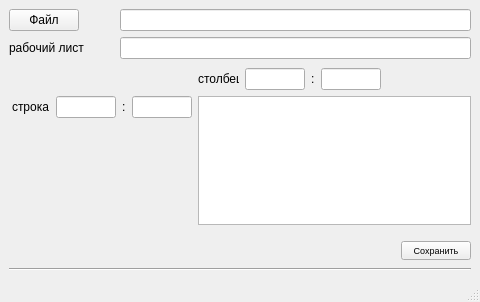
<?xml version="1.0" encoding="UTF-8"?>
<ui version="4.0">
 <class>MainWindow</class>
 <widget class="QMainWindow" name="MainWindow">
  <property name="geometry">
   <rect>
    <x>0</x>
    <y>0</y>
    <width>480</width>
    <height>302</height>
   </rect>
  </property>
  <property name="windowTitle">
   <string>Excel Editor</string>
  </property>
  <property name="windowIcon">
   <iconset>
    <normaloff>../../../../.designer/backup/resources/owl_logo.ico</normaloff>../../../../.designer/backup/resources/owl_logo.ico</iconset>
  </property>
  <property name="toolTipDuration">
   <number>-4</number>
  </property>
  <property name="styleSheet">
   <string notr="true">
QPushButton {
	font-weight: bold;
	padding: .375rem 1rem;
	@include transition (all 0.4s ease-in-out);
}

QPushButton:active {
	position:relative;
	top:1px;
}
</string>
  </property>
  <property name="iconSize">
   <size>
    <width>24</width>
    <height>23</height>
   </size>
  </property>
  <widget class="QWidget" name="centralwidget">
   <property name="layoutDirection">
    <enum>Qt::LeftToRight</enum>
   </property>
   <layout class="QVBoxLayout" name="verticalLayout">
    <item>
     <layout class="QHBoxLayout" name="horizontalLayout">
      <item>
       <widget class="QPushButton" name="pushButton_file">
        <property name="maximumSize">
         <size>
          <width>70</width>
          <height>16777215</height>
         </size>
        </property>
        <property name="text">
         <string>Файл</string>
        </property>
       </widget>
      </item>
      <item>
       <spacer name="horizontalSpacer">
        <property name="orientation">
         <enum>Qt::Horizontal</enum>
        </property>
        <property name="sizeType">
         <enum>QSizePolicy::Fixed</enum>
        </property>
        <property name="sizeHint" stdset="0">
         <size>
          <width>35</width>
          <height>20</height>
         </size>
        </property>
       </spacer>
      </item>
      <item>
       <widget class="QLineEdit" name="lineEdit_file">
        <property name="sizePolicy">
         <sizepolicy hsizetype="Expanding" vsizetype="Fixed">
          <horstretch>0</horstretch>
          <verstretch>0</verstretch>
         </sizepolicy>
        </property>
        <property name="sizeIncrement">
         <size>
          <width>0</width>
          <height>0</height>
         </size>
        </property>
       </widget>
      </item>
     </layout>
    </item>
    <item>
     <layout class="QHBoxLayout" name="horizontalLayout_2">
      <property name="leftMargin">
       <number>0</number>
      </property>
      <item>
       <widget class="QLabel" name="label">
        <property name="sizePolicy">
         <sizepolicy hsizetype="Preferred" vsizetype="Preferred">
          <horstretch>0</horstretch>
          <verstretch>0</verstretch>
         </sizepolicy>
        </property>
        <property name="minimumSize">
         <size>
          <width>100</width>
          <height>20</height>
         </size>
        </property>
        <property name="maximumSize">
         <size>
          <width>100</width>
          <height>20</height>
         </size>
        </property>
        <property name="sizeIncrement">
         <size>
          <width>0</width>
          <height>0</height>
         </size>
        </property>
        <property name="baseSize">
         <size>
          <width>100</width>
          <height>20</height>
         </size>
        </property>
        <property name="tabletTracking">
         <bool>true</bool>
        </property>
        <property name="contextMenuPolicy">
         <enum>Qt::ActionsContextMenu</enum>
        </property>
        <property name="toolTip">
         <string/>
        </property>
        <property name="toolTipDuration">
         <number>0</number>
        </property>
        <property name="autoFillBackground">
         <bool>false</bool>
        </property>
        <property name="midLineWidth">
         <number>5</number>
        </property>
        <property name="text">
         <string>рабочий лист</string>
        </property>
        <property name="textFormat">
         <enum>Qt::PlainText</enum>
        </property>
        <property name="margin">
         <number>2</number>
        </property>
        <property name="buddy">
         <cstring></cstring>
        </property>
       </widget>
      </item>
      <item>
       <spacer name="horizontalSpacer_2">
        <property name="orientation">
         <enum>Qt::Horizontal</enum>
        </property>
        <property name="sizeType">
         <enum>QSizePolicy::Fixed</enum>
        </property>
        <property name="sizeHint" stdset="0">
         <size>
          <width>5</width>
          <height>20</height>
         </size>
        </property>
       </spacer>
      </item>
      <item>
       <widget class="QLineEdit" name="lineEdit_worksheet">
        <property name="sizePolicy">
         <sizepolicy hsizetype="Expanding" vsizetype="Fixed">
          <horstretch>0</horstretch>
          <verstretch>0</verstretch>
         </sizepolicy>
        </property>
        <property name="palette">
         <palette>
          <active>
           <colorrole role="WindowText">
            <brush brushstyle="SolidPattern">
             <color alpha="255">
              <red>0</red>
              <green>0</green>
              <blue>0</blue>
             </color>
            </brush>
           </colorrole>
           <colorrole role="Dark">
            <brush brushstyle="SolidPattern">
             <color alpha="255">
              <red>255</red>
              <green>255</green>
              <blue>127</blue>
             </color>
            </brush>
           </colorrole>
           <colorrole role="Text">
            <brush brushstyle="SolidPattern">
             <color alpha="255">
              <red>0</red>
              <green>0</green>
              <blue>0</blue>
             </color>
            </brush>
           </colorrole>
           <colorrole role="ButtonText">
            <brush brushstyle="SolidPattern">
             <color alpha="255">
              <red>0</red>
              <green>0</green>
              <blue>0</blue>
             </color>
            </brush>
           </colorrole>
           <colorrole role="PlaceholderText">
            <brush brushstyle="SolidPattern">
             <color alpha="128">
              <red>0</red>
              <green>0</green>
              <blue>0</blue>
             </color>
            </brush>
           </colorrole>
          </active>
          <inactive>
           <colorrole role="WindowText">
            <brush brushstyle="SolidPattern">
             <color alpha="255">
              <red>0</red>
              <green>0</green>
              <blue>0</blue>
             </color>
            </brush>
           </colorrole>
           <colorrole role="Dark">
            <brush brushstyle="SolidPattern">
             <color alpha="255">
              <red>255</red>
              <green>255</green>
              <blue>127</blue>
             </color>
            </brush>
           </colorrole>
           <colorrole role="Text">
            <brush brushstyle="SolidPattern">
             <color alpha="255">
              <red>0</red>
              <green>0</green>
              <blue>0</blue>
             </color>
            </brush>
           </colorrole>
           <colorrole role="ButtonText">
            <brush brushstyle="SolidPattern">
             <color alpha="255">
              <red>0</red>
              <green>0</green>
              <blue>0</blue>
             </color>
            </brush>
           </colorrole>
           <colorrole role="PlaceholderText">
            <brush brushstyle="SolidPattern">
             <color alpha="128">
              <red>0</red>
              <green>0</green>
              <blue>0</blue>
             </color>
            </brush>
           </colorrole>
          </inactive>
          <disabled>
           <colorrole role="WindowText">
            <brush brushstyle="SolidPattern">
             <color alpha="255">
              <red>255</red>
              <green>255</green>
              <blue>127</blue>
             </color>
            </brush>
           </colorrole>
           <colorrole role="Dark">
            <brush brushstyle="SolidPattern">
             <color alpha="255">
              <red>255</red>
              <green>255</green>
              <blue>127</blue>
             </color>
            </brush>
           </colorrole>
           <colorrole role="Text">
            <brush brushstyle="SolidPattern">
             <color alpha="255">
              <red>255</red>
              <green>255</green>
              <blue>127</blue>
             </color>
            </brush>
           </colorrole>
           <colorrole role="ButtonText">
            <brush brushstyle="SolidPattern">
             <color alpha="255">
              <red>255</red>
              <green>255</green>
              <blue>127</blue>
             </color>
            </brush>
           </colorrole>
           <colorrole role="PlaceholderText">
            <brush brushstyle="SolidPattern">
             <color alpha="128">
              <red>0</red>
              <green>0</green>
              <blue>0</blue>
             </color>
            </brush>
           </colorrole>
          </disabled>
         </palette>
        </property>
       </widget>
      </item>
     </layout>
    </item>
    <item>
     <layout class="QGridLayout" name="gridLayout" rowstretch="1,1,25" columnstretch="1,1,25" rowminimumheight="1,1,25" columnminimumwidth="1,1,25">
      <property name="leftMargin">
       <number>3</number>
      </property>
      <property name="topMargin">
       <number>3</number>
      </property>
      <property name="bottomMargin">
       <number>3</number>
      </property>
      <item row="1" column="1" rowspan="2" colspan="2">
       <widget class="QTextEdit" name="text">
        <property name="readOnly">
         <bool>false</bool>
        </property>
        <property name="placeholderText">
         <string extracomment="Текст для замены"/>
        </property>
       </widget>
      </item>
      <item row="0" column="1">
       <layout class="QHBoxLayout" name="horizontalLayout_9" stretch="0,0,0,0">
        <property name="spacing">
         <number>6</number>
        </property>
        <property name="sizeConstraint">
         <enum>QLayout::SetMinimumSize</enum>
        </property>
        <item>
         <widget class="QLabel" name="label_col">
          <property name="minimumSize">
           <size>
            <width>41</width>
            <height>0</height>
           </size>
          </property>
          <property name="baseSize">
           <size>
            <width>30</width>
            <height>20</height>
           </size>
          </property>
          <property name="contextMenuPolicy">
           <enum>Qt::ActionsContextMenu</enum>
          </property>
          <property name="layoutDirection">
           <enum>Qt::LeftToRight</enum>
          </property>
          <property name="text">
           <string>столбец</string>
          </property>
         </widget>
        </item>
        <item alignment="Qt::AlignLeft">
         <widget class="QLineEdit" name="lineEdit_col1">
          <property name="minimumSize">
           <size>
            <width>60</width>
            <height>0</height>
           </size>
          </property>
          <property name="maximumSize">
           <size>
            <width>60</width>
            <height>16777215</height>
           </size>
          </property>
          <property name="baseSize">
           <size>
            <width>70</width>
            <height>20</height>
           </size>
          </property>
          <property name="layoutDirection">
           <enum>Qt::RightToLeft</enum>
          </property>
          <property name="autoFillBackground">
           <bool>false</bool>
          </property>
          <property name="inputMethodHints">
           <set>Qt::ImhLatinOnly</set>
          </property>
          <property name="maxLength">
           <number>15</number>
          </property>
          <property name="cursorPosition">
           <number>0</number>
          </property>
          <property name="alignment">
           <set>Qt::AlignBottom|Qt::AlignLeading|Qt::AlignLeft</set>
          </property>
          <property name="cursorMoveStyle">
           <enum>Qt::LogicalMoveStyle</enum>
          </property>
         </widget>
        </item>
        <item>
         <widget class="QLabel" name="label_3">
          <property name="text">
           <string>:</string>
          </property>
         </widget>
        </item>
        <item>
         <widget class="QLineEdit" name="lineEdit_col2">
          <property name="minimumSize">
           <size>
            <width>60</width>
            <height>0</height>
           </size>
          </property>
          <property name="maximumSize">
           <size>
            <width>60</width>
            <height>16777215</height>
           </size>
          </property>
          <property name="baseSize">
           <size>
            <width>70</width>
            <height>20</height>
           </size>
          </property>
          <property name="layoutDirection">
           <enum>Qt::RightToLeft</enum>
          </property>
          <property name="inputMethodHints">
           <set>Qt::ImhLatinOnly</set>
          </property>
          <property name="maxLength">
           <number>15</number>
          </property>
          <property name="cursorPosition">
           <number>0</number>
          </property>
          <property name="alignment">
           <set>Qt::AlignBottom|Qt::AlignLeading|Qt::AlignLeft</set>
          </property>
         </widget>
        </item>
       </layout>
      </item>
      <item row="1" column="0">
       <layout class="QHBoxLayout" name="horizontalLayout_10">
        <property name="sizeConstraint">
         <enum>QLayout::SetMinimumSize</enum>
        </property>
        <item alignment="Qt::AlignLeft">
         <widget class="QLabel" name="label_row">
          <property name="baseSize">
           <size>
            <width>30</width>
            <height>20</height>
           </size>
          </property>
          <property name="contextMenuPolicy">
           <enum>Qt::ActionsContextMenu</enum>
          </property>
          <property name="layoutDirection">
           <enum>Qt::LeftToRight</enum>
          </property>
          <property name="autoFillBackground">
           <bool>false</bool>
          </property>
          <property name="text">
           <string>строка</string>
          </property>
         </widget>
        </item>
        <item>
         <widget class="QLineEdit" name="lineEdit_row1">
          <property name="minimumSize">
           <size>
            <width>60</width>
            <height>0</height>
           </size>
          </property>
          <property name="maximumSize">
           <size>
            <width>57</width>
            <height>16777215</height>
           </size>
          </property>
          <property name="baseSize">
           <size>
            <width>70</width>
            <height>20</height>
           </size>
          </property>
          <property name="layoutDirection">
           <enum>Qt::LeftToRight</enum>
          </property>
          <property name="inputMethodHints">
           <set>Qt::ImhNone</set>
          </property>
          <property name="maxLength">
           <number>15</number>
          </property>
         </widget>
        </item>
        <item>
         <widget class="QLabel" name="label_2">
          <property name="text">
           <string>:</string>
          </property>
         </widget>
        </item>
        <item alignment="Qt::AlignLeft">
         <widget class="QLineEdit" name="lineEdit_row2">
          <property name="minimumSize">
           <size>
            <width>60</width>
            <height>0</height>
           </size>
          </property>
          <property name="maximumSize">
           <size>
            <width>60</width>
            <height>16777215</height>
           </size>
          </property>
          <property name="baseSize">
           <size>
            <width>70</width>
            <height>20</height>
           </size>
          </property>
          <property name="focusPolicy">
           <enum>Qt::StrongFocus</enum>
          </property>
          <property name="layoutDirection">
           <enum>Qt::RightToLeft</enum>
          </property>
          <property name="autoFillBackground">
           <bool>false</bool>
          </property>
          <property name="maxLength">
           <number>15</number>
          </property>
          <property name="placeholderText">
           <string/>
          </property>
         </widget>
        </item>
       </layout>
      </item>
     </layout>
    </item>
    <item>
     <spacer name="verticalSpacer">
      <property name="orientation">
       <enum>Qt::Vertical</enum>
      </property>
      <property name="sizeType">
       <enum>QSizePolicy::Fixed</enum>
      </property>
      <property name="sizeHint" stdset="0">
       <size>
        <width>20</width>
        <height>5</height>
       </size>
      </property>
     </spacer>
    </item>
    <item>
     <layout class="QHBoxLayout" name="horizontalLayout_4" stretch="0,0">
      <property name="sizeConstraint">
       <enum>QLayout::SetFixedSize</enum>
      </property>
      <property name="leftMargin">
       <number>0</number>
      </property>
      <property name="rightMargin">
       <number>0</number>
      </property>
      <property name="bottomMargin">
       <number>0</number>
      </property>
      <item>
       <widget class="QLabel" name="label_5">
        <property name="minimumSize">
         <size>
          <width>0</width>
          <height>23</height>
         </size>
        </property>
        <property name="maximumSize">
         <size>
          <width>16777215</width>
          <height>23</height>
         </size>
        </property>
        <property name="text">
         <string/>
        </property>
       </widget>
      </item>
      <item>
       <widget class="QPushButton" name="pushButton_save">
        <property name="enabled">
         <bool>true</bool>
        </property>
        <property name="maximumSize">
         <size>
          <width>70</width>
          <height>16777215</height>
         </size>
        </property>
        <property name="font">
         <font>
          <pointsize>7</pointsize>
         </font>
        </property>
        <property name="focusPolicy">
         <enum>Qt::WheelFocus</enum>
        </property>
        <property name="contextMenuPolicy">
         <enum>Qt::DefaultContextMenu</enum>
        </property>
        <property name="layoutDirection">
         <enum>Qt::RightToLeft</enum>
        </property>
        <property name="text">
         <string>Сохранить</string>
        </property>
       </widget>
      </item>
     </layout>
    </item>
    <item>
     <widget class="Line" name="line">
      <property name="orientation">
       <enum>Qt::Horizontal</enum>
      </property>
     </widget>
    </item>
   </layout>
  </widget>
  <widget class="QMenuBar" name="menubar">
   <property name="geometry">
    <rect>
     <x>0</x>
     <y>0</y>
     <width>480</width>
     <height>21</height>
    </rect>
   </property>
  </widget>
  <widget class="QStatusBar" name="statusbar"/>
 </widget>
 <resources/>
 <connections>
  <connection>
   <sender>lineEdit_col1</sender>
   <signal>textEdited(QString)</signal>
   <receiver>lineEdit_col2</receiver>
   <slot>setText(QString)</slot>
   <hints>
    <hint type="sourcelabel">
     <x>277</x>
     <y>105</y>
    </hint>
    <hint type="destinationlabel">
     <x>353</x>
     <y>105</y>
    </hint>
   </hints>
  </connection>
  <connection>
   <sender>lineEdit_row1</sender>
   <signal>textEdited(QString)</signal>
   <receiver>lineEdit_row2</receiver>
   <slot>setText(QString)</slot>
   <hints>
    <hint type="sourcelabel">
     <x>83</x>
     <y>130</y>
    </hint>
    <hint type="destinationlabel">
     <x>159</x>
     <y>130</y>
    </hint>
   </hints>
  </connection>
 </connections>
</ui>
